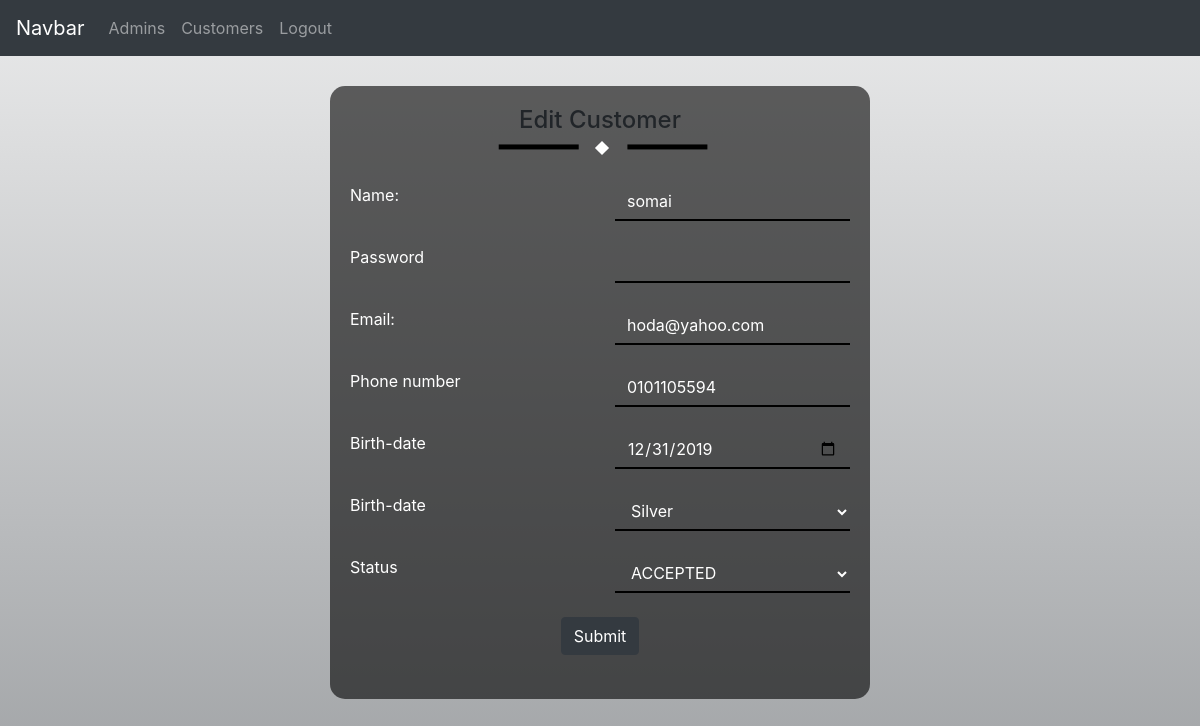
/public/customers/edit.php?id=5 (signed in), run on the app's committed database.
### tables this page shows
CREATE TABLE `customers` (
  `id` int(11) NOT NULL,
  `username` varchar(100) DEFAULT NULL,
  `phone_number` varchar(15) DEFAULT NULL,
  `email` varchar(100) DEFAULT NULL,
  `hash_password` varchar(225) DEFAULT NULL,
  `birthdate` date DEFAULT NULL,
  `status` enum('ACCEPTED','BLOCKED') DEFAULT 'BLOCKED',
  `plan` enum('Gold','Silver','Regular') DEFAULT NULL
);

### private/classes/Porson.class.php (called while the page is built, shortened)
<?php
class Person
{
    protected $username;
    static protected $database;
    static protected $table_name = "";
    static public function set_database($database) {
        self::$database = $database;
    }
    public function __construct($arg=[])
    {
        $this->username = $arg["username"] ?? NULL;
    }
    public function get_username()
    {
        return $this->username;
    }
    static public function find_by_sql($sql) {
        $result = self::$database->query($sql);
        $object_array = [];
        while($record = $result->fetch_assoc()) {
            $object_array[] = static::instantiate($record);
        }
        return $object_array;
    }
    static public function find_by_id($id) {
        $sql = "SELECT * FROM " . static::$table_name . " ";
        $sql .= "WHERE id='" . self::$database->escape_string($id) . "'";
        $obj_array = static::find_by_sql($sql);
        if(!empty($obj_array)) {
            return array_shift($obj_array);
        } else {
            return false;
        }
    }
    static protected function instantiate($record) {
        $object = new static;
        foreach($record as $property => $value) {
            if(property_exists($object, $property)) {
                $object->$property = $value;
            }
        }
        return $object;
    }
}
?>

### public/customers/form.php (the view, shortened to what this page needs)
<div class="row">
    <div class="col">
        Name:
    </div>
    <div class="col right">
        <input name="customer[username]" class="form-control" type="text" required value="<?php echo htmlspecialchars($customer->get_username()) ?>">
    </div>
</div>
<br class="passBr">
<div class="row password">
    <div class="col">
        Password
    </div>
    <div class="col right">
        <input name='customer[password]' class="form-control" type="password">
    </div>
</div>
<br>
<div class="row">
    <div class="col">
        Email:
    </div>
    <div class="col right">
        <input name="customer[email]" class="form-control" type="text" required value="<?php echo htmlspecialchars($customer->email) ?>">
    </div>
</div>
<br>
<div class="row">
    <div class="col">
        Phone number
    </div>
    <div class="col right">
        <input name="customer[phone_number]" class="form-control" type="text" required value="<?php echo htmlspecialchars($customer->phone_number) ?>">
    </div>
</div>
<br>
<div class="row">
    <div class="col">
        Birth-date
    </div>
    <div class="col right">
        <input name="customer[birthdate]" class="form-control" type="date" required value="<?php echo htmlspecialchars($customer->birthdate) ?>">
    </div>
</div>
<br>
<div class="row">
    <div class="col">
        Birth-date
    </div>
    <div class="col right">
        <select name="customer[plan]" class="form-control">
            <?php foreach(Customer::PLANS as $plan) { ?>
                <option value="<?php echo $plan; ?>" <?php if($customer->plan == $plan) { echo 'selected'; } ?>><?php echo $plan; ?></option>
            <?php } ?>
        </select>
    </div>
</div>
<br>
<div class="row status">
    <div class="col">
        Status
    </div>
    <div class="col right">
        <select name="customer[status]" class="form-control">
            <option <?php
            if($customer->status == "ACCEPTED"){echo "selected";}
            ?>>
                ACCEPTED
            </option>
        </select>
    </div>
</div>
<br>
<button class="btn btn-dark submit" type="submit">
    Submit
</button>
<br>

### public/css/add_user_style.css (style rules this page uses)
.form-control { border: none; border-bottom: 2px solid black; border-radius: 0px; background-color: transparent; color: white; }
.submit { display: block; margin: auto; }
body { background: linear-gradient(rgba(43, 49, 55, .1), rgba(43, 49, 55, .45)), url(https://images.pexels.com/photos/1037992/pexels-photo-1037992.jpeg?auto=compress&cs=tinysrgb&dpr=2&h=750&w=1260); background-attachment: fixed; background-size: 100% 100%; }

### public/css/user_profile_style.css (style rules this page uses)
.right { text-align: right; }
.col { color: #fff; }

### private/layout/header.php (style rules this page uses)
body { background: linear-gradient(rgba(43, 49, 55, .1), rgba(43, 49, 55, .45)), url(https://images.pexels.com/photos/1037992/pexels-photo-1037992.jpeg?auto=compress&cs=tinysrgb&dpr=2&h=750&w=1260); background-attachment: fixed; background-size: 100% 100%; }

### data on the page
customers: username "somai", email "hoda@yahoo.com", phone_number "0101105594", birthdate "12/31/2019", plan "Silver", status "ACCEPTED"
